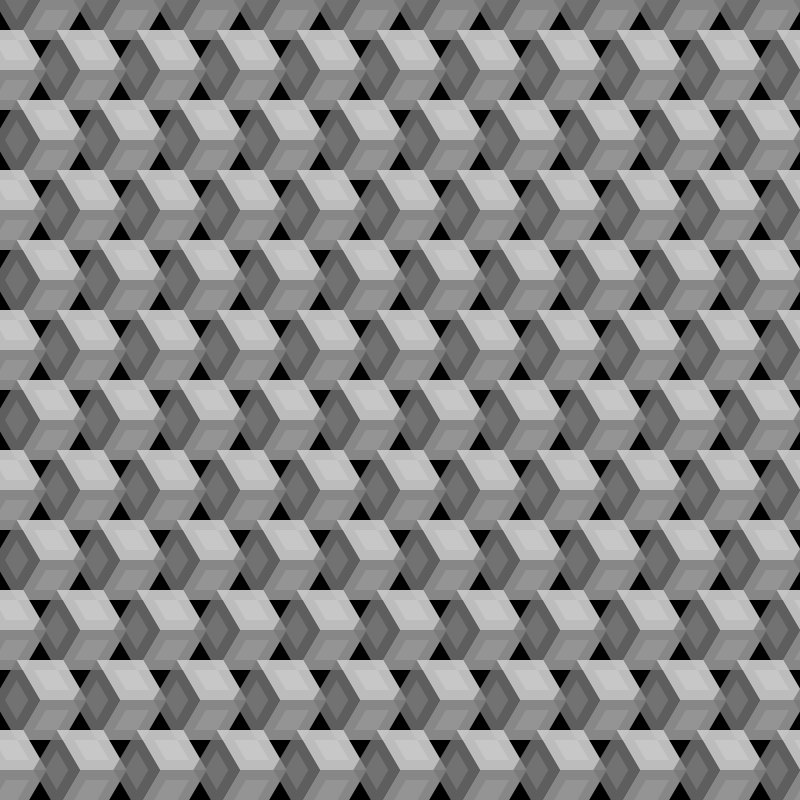
Frame 1 (no input)
Frame 60 (the mouse pressed at the canvas centre just before this capture): identical to frame 1, image omitted
Frame 120 (the mouse held since frame 60 and released just before this capture): identical to frame 1, image omitted

The Processing sketch that drew this single still picture (run headless with seeded random() and noise(); from frame 60 on, the mouse is pressed at the canvas centre):

// Processing sketch: week2
// ── week2.pde
float rW = 80;
float rH = 70;

boolean isInner = true;

PShape top, left, right;

void setup() {
  size(800, 800);
  background(0);

  constructShapes();

  float offset = 0;
  for (int j=0; j<= height/rH; j++) {
    if(j%2==0)  offset = rW/2;
    else        offset = 0;

    for (int i=0; i<= width/rW; i++) {
      drawSeed(i*rW+offset, j*rH, PI/2);
    }
  }
}

void draw() {}

void constructShapes() {
  top = createShape();
  left = createShape();
  right = createShape();
  
  // topleft, top, topright, bottomright, bottom, bottomleft
  float[] px = {-rW/2, 0, rW/2, rW/2, 0, -rW/2};
  float[] py = {rH/3, rH/1.5, rH/3, -rH/3, -rH/1.5, -rH/3};
  
  //top
  top.beginShape(QUAD);
  top.noStroke();
  top.fill(120, 200);
  top.vertex(px[0],py[0]);
  top.vertex(px[1],py[1]);
  top.vertex(px[2],py[2]);
  top.vertex(0,0);
  top.endShape();
  
  // left
  left.beginShape(QUAD);
  left.noStroke();
  left.fill(200, 240);
  left.vertex(0,0);
  left.vertex(px[4],py[4]);
  left.vertex(px[5],py[5]);
  left.vertex(px[0],py[0]);
  left.endShape();
  
  // right
  right.beginShape(QUAD);
  right.noStroke();
  right.fill(150, 230);
  right.vertex(0,0);
  right.vertex(px[2],py[2]);
  right.vertex(px[3],py[3]);
  right.vertex(px[4],py[4]);
  right.endShape();
}

void drawSeed(float x, float y, float r) {
  pushMatrix();
  translate(x, y);
  rotate(r);
  
  // center points
  //strokeWeight(5);
  //point(0,0);
  //strokeWeight(1);  
  
  // outer quads
  shape(top);
  shape(left);
  shape(right);
  
 
  // inner quads
  if(isInner) {
    pushMatrix();
    scale(0.5);
    translate(0, rH/3);
    shape(top);
    popMatrix();
    
    pushMatrix();
    scale(0.5);
    translate(-rW/4, -rH/6);
    shape(left);
    popMatrix();
    
    pushMatrix();
    scale(0.5);
    translate(rW/4, -rH/6);
    shape(right);
    popMatrix();
  }
  
  
  popMatrix();
}
